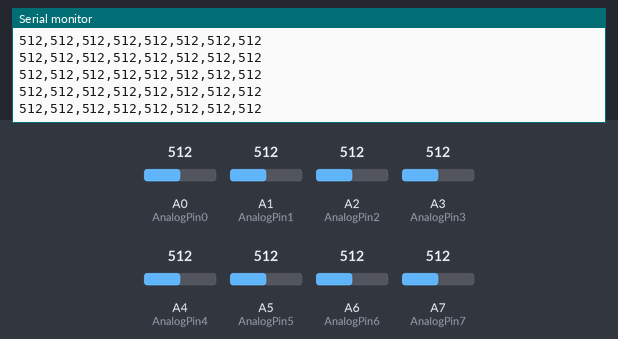
The sketch below on a simulated Arduino Nano, built with avr-gcc and run on an emulated ATmega328P. On the bench: the last lines printed to the serial monitor. The inputs (shaded band) are chosen by the test bench; at power-on: A0 (AnalogPin0) = 512, A1 (AnalogPin1) = 512, A2 (AnalogPin2) = 512, A3 (AnalogPin3) = 512, A4 (AnalogPin4) = 512, A5 (AnalogPin5) = 512, A6 (AnalogPin6) = 512, A7 (AnalogPin7) = 512.

Above: at 1.2 s.
1.3 s: A0 (AnalogPin0) set to 109
At 2.2 s:
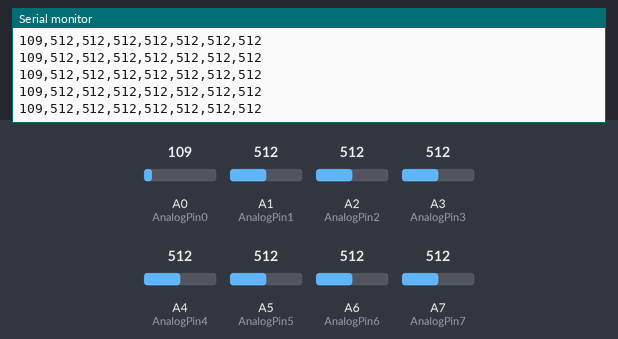
4.3 s: A0 (AnalogPin0) set to 94
At 4.9 s:
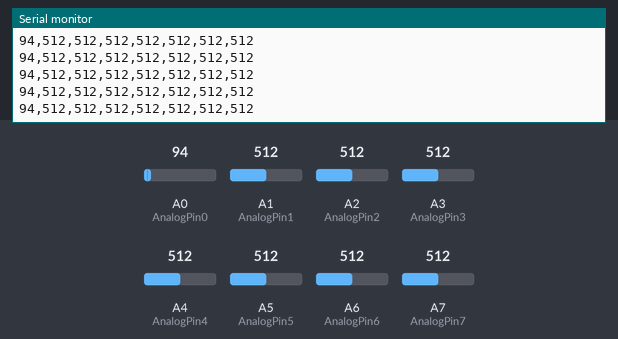
8.8 s: A1 (AnalogPin1) set to 104
At 9.8 s:
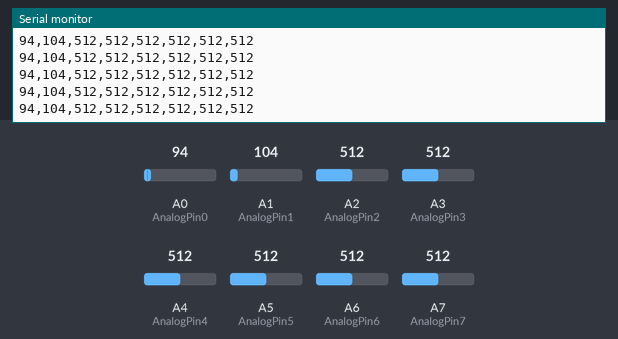
11.8 s: A1 (AnalogPin1) set to 88
At 12.8 s:
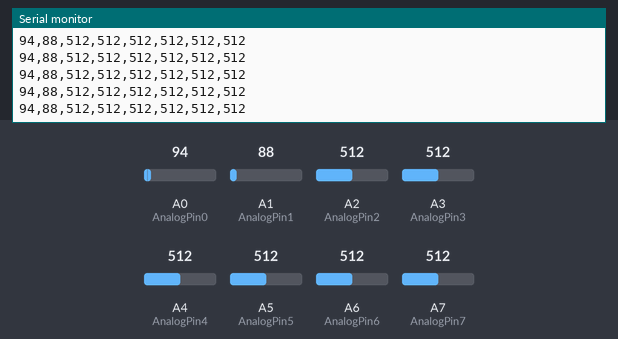
Timing chart, 0 to 14.8 s (numbered marks = the images above; inputs shaded):
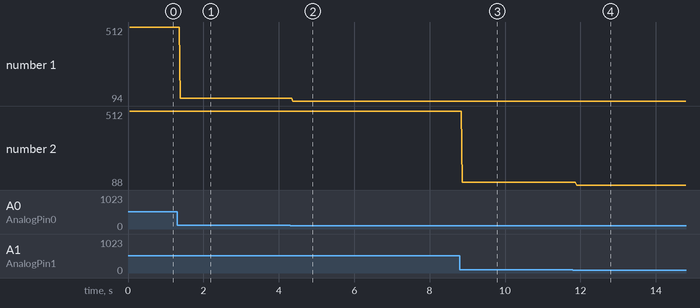

The sketch:

myoJoaku_4ff.ino
```cpp
// (licence header left out)
// This code reads analog inputs from pins A0 and A1 and sends these values out via serial
// You can add or remove pins to read from, but be sure they are separated by commas, and print a
// newline character at the end of each loop()

#define AnalogPin0 A0 //Declare an integer variable, hooked up to analog pin 0
#define AnalogPin1 A1 //Declare an integer variable, hooked up to analog pin 1
#define AnalogPin2 A2
#define AnalogPin3 A3 //Declare an integer variable, hooked up to analog pin 0
#define AnalogPin4 A4 //Declare an integer variable, hooked up to analog pin 1
#define AnalogPin5 A5
#define AnalogPin6 A6
#define AnalogPin7 A7

void setup() {
  Serial.begin(9600); //Begin Serial Communication with a baud rate of 9600
  delay(50);

}

void loop() {
  //New variables are declared to store the readings of the respective pins
  int Myo_0 = analogRead(AnalogPin0);
  int Myo_1 = analogRead(AnalogPin1);
  int Myo_2 = analogRead(AnalogPin2);
  int Myo_3 = analogRead(AnalogPin3);
  int Fforce_0 = analogRead(AnalogPin4);
  int Fforce_1 = analogRead(AnalogPin5);
  int Fforce_2 = analogRead(AnalogPin6);
  int Fforce_3 = analogRead(AnalogPin7);

  /*The Serial.print() function does not execute a "return" or a space
      Also, the "," character is essential for parsing the values,
      The comma is not necessary after the last variable.*/

  Serial.print(Myo_0, DEC);
  Serial.print(",");
  Serial.print(Myo_1, DEC);
  Serial.print(",");
  Serial.print(Myo_2, DEC);
  Serial.print(",");
  Serial.print(Myo_3, DEC);
  Serial.print(",");
  Serial.print(Fforce_0, DEC);
  Serial.print(",");
  Serial.print(Fforce_1, DEC);
  Serial.print(",");
  Serial.print(Fforce_2, DEC);
  Serial.print(",");
  Serial.print(Fforce_3, DEC);
  Serial.println();
  //delay(500); // For illustration purposes only. This will slow down your program if not removed
}
```

Measured:
- after the input at 1.3 s, the serial monitor: prints a new line after 0.09 s (image 1)
- after the input at 4.3 s, the serial monitor: prints a new line after 0.08 s (image 2)
- after the input at 8.8 s, the serial monitor: prints a new line after 0.07 s (image 3)
- after the input at 11.8 s, the serial monitor: prints a new line after 0.10 s (image 4)
- plotted number 1: 512 → 109 after the input at 1.3 s, 109 → 94 after the input at 4.3 s
- plotted number 2: 512 → 104 after the input at 8.8 s, 104 → 88 after the input at 11.8 s
